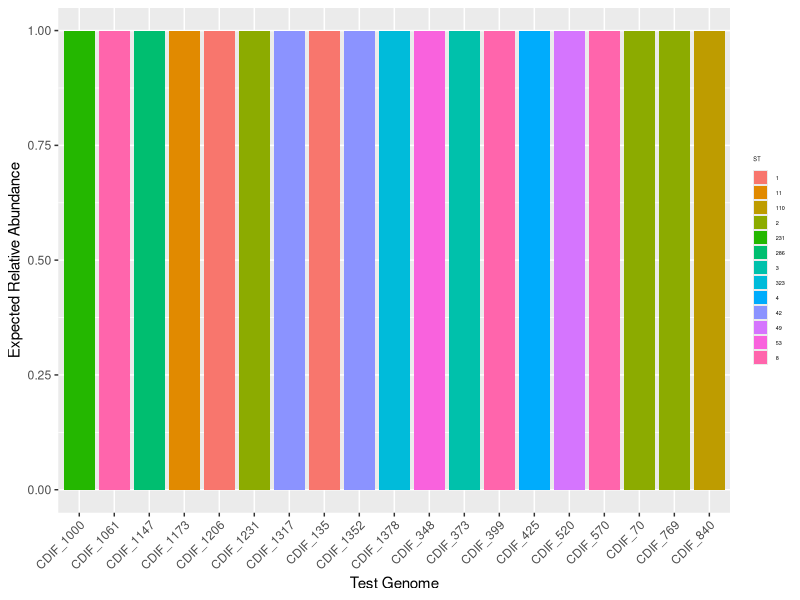
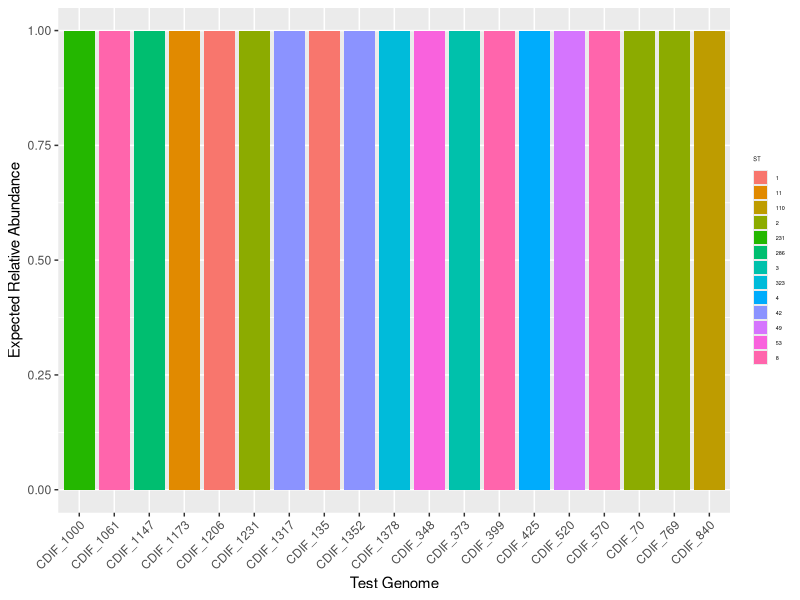
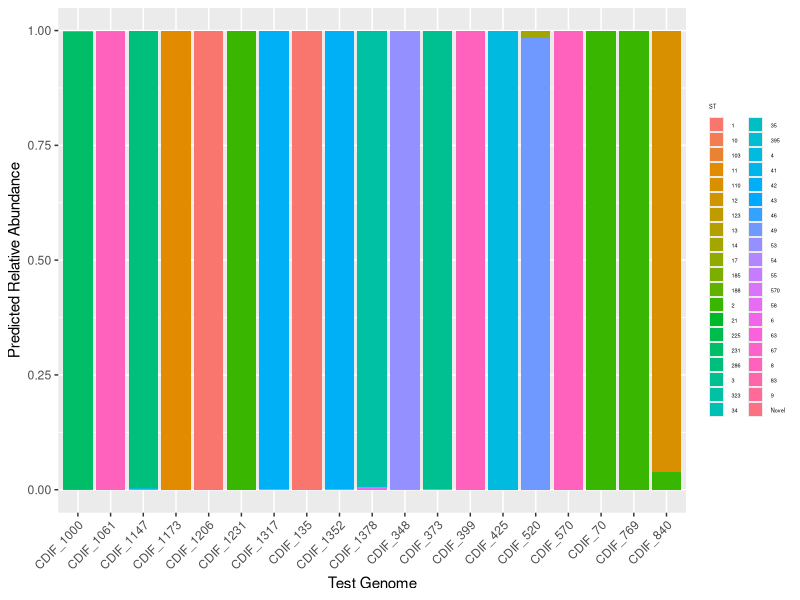
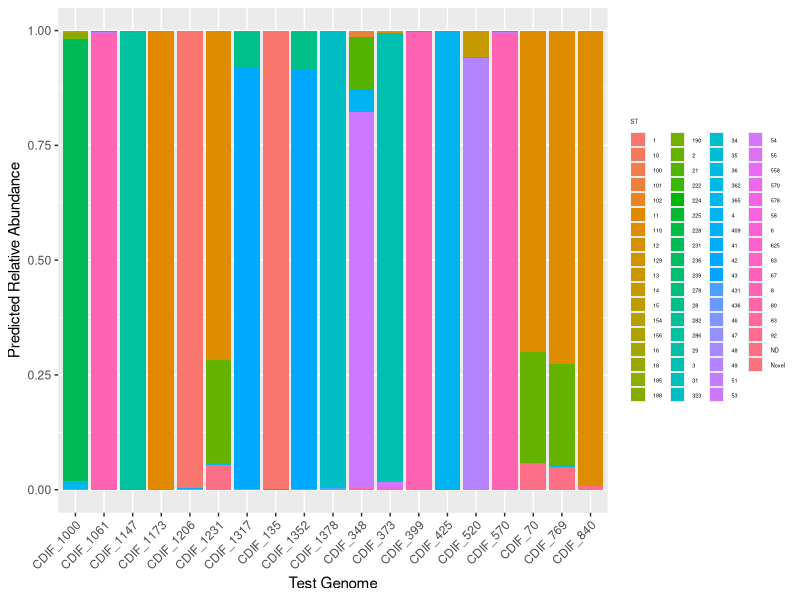

R code for these plots, in order:

library(tidyverse)
library(ggplot2)
library(dplyr)
library(tidyr)



            # Read in data: 
            MLST<-read_tsv('good_genomes_with_st_and_clade.tsv')
            MLST<-MLST %>% rename(ref_strain=genome_id)
            MLST$ref_strain =gsub('_SB','', MLST$ref_strain)
              #Relative abundance matrix 
            Limited_core<-read_csv('StrainEst_abundance_matrix_core.csv')
              #Relative abundance matrix
            Core_test<-read_csv('2021-06-02_core_allGenomes_StrainEst_abundance_matrix.csv')


################## Limited_core: 
#The first dataset we're using is a relative abundance matrix of c. diff genomes that 
#contains limited genomes in the reference database and core variants only. 
#We will first simplify the variable names then merge with the MLST dataset. 

                      #remove The column (test strain)  CDIF_SB_388 .
                      Limited_core = subset(Limited_core, select = -c(CDIF_SB_388__aln_sort.bam) )
                      # Change OTU column name and shorten character strings in ref_Strain in core and MLST
                      Limited_core<-Limited_core %>% rename(ref_strain=OTU)
                      Limited_core$ref_strain =gsub('_R1.*','', Limited_core$ref_strain)
                      Limited_core$ref_strain =gsub('_SB','', Limited_core$ref_strain)


                      # Merge with MLST data. Merge by observations that are in both datasets.
                      merged<- inner_join(Limited_core, MLST, by = "ref_strain")
          
                      # Convert into longer data frame
                      longer_merged <- merged %>% pivot_longer(CDIF_SB_70__aln_sort.bam:CDIF_SB_348__aln_sort.bam, names_to = "test_strain", values_to = "rel_abundance")
              
                          # Shorten character strings for each test strain
                      longer_merged$test_strain =gsub('__aln.*','', longer_merged$test_strain)
                      longer_merged$test_strain =gsub('_SB','', longer_merged$test_strain)
          
                      # First filter to exclude non-matches (relative abundance <0)
                      long3<-longer_merged%>%filter(longer_merged$rel_abundance >0)

# 1) Plot predicted relative abundances of each test genome by Sequence Type (ST)
  # Plot with ST fill
  pred_lim_core<-ggplot(long3, aes(fill=ST, y=rel_abundance, x=test_strain)) + xlab("Test Genome") + 
  ylab("Predicted Relative Abundance")+ labs(fill = "ST")+ 
  geom_bar(position="fill", stat="identity")+ 
  theme(axis.text.x = element_text(angle = 45, hjust=1), 
        legend.title = element_text(size = 4), 
        legend.text = element_text(size = 4),
        legend.key.size = unit(0.75, "lines"))+ #point out these adjustments
    guides(shape = guide_legend(override.aes = list(size = 0.5)), 
           color = guide_legend(override.aes = list(size = 0.5)))
  




                        # Create Actual MLST dataset
                          # First subset test genomes from MLST
                        TSvec<-c(long3$test_strain)
                        MLST2<-filter(MLST, ref_strain %in% TSvec)
                          # Make actual rel_abd variable to show expected relative abundance and ST for each test genome
                        MLST2<-MLST2%>%mutate(actual_rel_abd= ST>0)
                        MLST2$actual_rel_abd [MLST2$actual_rel_abd == "true"] <- 1
                          # Rename actual/predicted variables
                        MLST2<-MLST2%>%rename(actual_ST="ST", test_strain="ref_strain")
          
#   #2)Plot Expected Relative Abundance
          exp_lim<-ggplot(MLST2, aes(fill=actual_ST, y=actual_rel_abd, x=test_strain)) + 
            xlab("Test Genome") + 
            ylab("Expected Relative Abundance") + 
            labs(fill= "ST")+
            geom_bar( position= "fill", stat="identity") + 
            theme(axis.text.x = element_text(angle = 45, hjust=1), 
                  legend.title = element_text(size = 4), 
                  legend.text = element_text(size = 4),
                  legend.key.size = unit(0.75, "lines"))+ #point out these adjustments
            guides(shape = guide_legend(override.aes = list(size = 0.5)), 
                   color = guide_legend(override.aes = list(size = 0.5)))

#  3) Facet predicted ST plot with expected ST plot

  #1)Discuss:Merge actual data with predicted data, based on test strain.
# facet_data <-left_join(long3, MLST2, by="test_strain")
# facet_data<-facet_data[order(facet_data$test_strain),]
# 
#  # 2) Discuss: Convert facet_data into longer dataset
# long_fd<-gather(facet_data, "rel_abd", "rel_abd_value", rel_abundance, actual_rel_abd)
# long_fd<-gather(long_fd, "ST", "ST_value", ST, actual_ST)
# long_fd<-long_fd [-c(153:456), ]
# long_fd<-long_fd[order(long_fd$test_strain, long_fd$rel_abd_value),]

#   #3)Discuss:  Assign name to plot with all data
# pl<-ggplot(long_fd, aes(x=test_strain, y=rel_abd_value, fill = ST_value))  +
#   geom_bar(position="fill", stat="identity")+ xlab("Test Genome") +
#   ylab("Relative Abundance") + labs(fill = "ST") +
#   ggtitle("Limited Genomes Core Variants Reference Database") +
#   theme(axis.text.x = element_text(angle = 45, hjust=1, size=10),
#         axis.text.y=element_text(size=10),
#         axis.title = element_text(size=10),
#         legend.key.size = unit(0.75, 'lines'),
#         legend.text=element_text(size=4),
#         strip.text.x = element_text(size = 10),
#         legend.title=element_text(size=4))+
#   guides(shape = guide_legend(override.aes = list(size = 0.5)), 
#          color = guide_legend(override.aes = list(size = 0.5)))
# 


#     4)    DO: Assign names for strip labels
# abd.labs<-c("Expected","Predicted")
# names(abd.labs)<-c("actual_rel_abd", "rel_abundance")
# st.labs<-c("ST","ST")
# names(st.labs)<-c("actual_ST","ST")

#   #5) Using facet_wrap
# limited_genomes_facet_plot<-pl+facet_wrap(vars(rel_abd, ST),
#                                           ncol=1,
#                                           labeller=labeller(rel_abd=abd.labs, ST=st.labs))
# limited_genomes_facet_plot<-pl+facet_wrap(vars(rel_abd, ST),
#                                   ncol=1,
#                                   labeller=labeller(rel_abd=abd.labs, ST=st.labs),
#                                   strip.position = "bottom")+ #play around with strip.position
#   theme(strip.placement="outside", strip.background=element_blank())#play around with themes
#                                   

# #facet_grid example 
# car <- ggplot(mpg, aes(displ, cty)) + geom_point()
# 
# # Use vars() to supply variables from the dataset:
# car + facet_grid(rows = vars(drv))
# 
# mt <- ggplot(mtcars, aes(mpg, wt, colour = factor(cyl))) +
#   geom_point()
# 
# mt + facet_grid(vars(cyl), scales = "free")





############ All genomes core: This second dataset we're using is a relative abundance matrix of c. diff genomes that 
#contains all genomes in the reference database and core variants only. 

                    # Remove The column (test strain)  CDIF_SB_388 .
                    Core_test = subset(Core_test, select = -c(CDIF_SB_388__aln_sort.bam) )
                    #Rename first column (reference strain)
                    Core_test<-Core_test %>% rename(ref_strain=OTU)
                    
                    #Shorten character strings in ref_Strain
                    Core_test$ref_strain =gsub('_R1.*','', Core_test$ref_strain)
                    Core_test$ref_strain =gsub('_SB','', Core_test$ref_strain)
      
      
                    # Merge observations that are in both datasets
                    merged3<- inner_join(Core_test, MLST, by = "ref_strain")
                    # Convert into longer data frame
                    longer_merged3 <- merged3 %>% pivot_longer(CDIF_SB_70__aln_sort.bam:CDIF_SB_348__aln_sort.bam, names_to = "Test Strain", values_to = "Relative Abundances")
      
                    #rename
                    longer_merged3<-longer_merged3 %>% rename(test_strain= "Test Strain")
                    longer_merged3<-longer_merged3 %>% rename(rel_abundance= "Relative Abundances")
                    #shorten strings
                    longer_merged3$test_strain =gsub('__aln.*','', longer_merged3$test_strain)
                    longer_merged3$test_strain =gsub('_SB','', longer_merged3$test_strain)
                    #filter to exclude irrelevant ST/ref strains
                    longer_merged_3<-longer_merged3%>%filter(longer_merged3$rel_abundance >0)
                    


# 1) Plot predicted relative abundance 
   # Make plot with ST fill
   pred_all_core<-ggplot(longer_merged_3, aes(fill=ST, y=rel_abundance, x=test_strain)) + 
     xlab("Test Genome") + ylab("Predicted Relative Abundance")+ 
     labs(fill = "ST")+ geom_bar(position="fill", stat="identity")+ 
     theme(axis.text.x = element_text(angle = 45, hjust=1), 
           legend.title = element_text(size = 4), 
           legend.text = element_text(size = 4),
           legend.key.size = unit(0.75, "lines"))+ #point out these adjustments
     guides(shape = guide_legend(override.aes = list(size = 0.5)), 
            color = guide_legend(override.aes = list(size = 0.5)))



              #Subset test genomes from MLST
              TSvec7<-c(longer_merged_3$test_strain)
              MLST2<-filter(MLST, ref_strain %in% TSvec7)
              #add actual rel_abd
              MLST2<-MLST2%>%mutate(actual_rel_abd= ST>0)
              #Rename actual/predicted variables
              MLST2<-MLST2%>%rename(actual_ST="ST", test_strain="ref_strain")
              MLST2$actual_rel_abd [MLST2$actual_rel_abd == "true"] <- 1

# 2) Plot Expected ST rel_abundance             
exp_all<- ggplot(MLST2, aes(fill=actual_ST, y=actual_rel_abd, x=test_strain)) +
  xlab("Test Genome") +
  ylab("Expected Relative Abundance") + 
  labs(fill="ST")+
  geom_bar( position= "fill", stat="identity") + 
  theme(axis.text.x = element_text(angle = 45, hjust=1), 
        legend.title = element_text(size = 4), 
        legend.text = element_text(size = 4),
        legend.key.size = unit(0.75, "lines"))+ #point out these adjustments
  guides(shape = guide_legend(override.aes = list(size = 0.5)), 
         color = guide_legend(override.aes = list(size = 0.5)))


              # Facet full ST plot with actual ST plot
              # Merge with actual MLST dataset
              h8<-left_join(longer_merged_3, MLST2, by="test_strain")
              h8<-h8[order(h8$test_strain),]
              #gather group_plot into longer dataset
              lh8<-gather(h8, "rel_abd", "rel_abd_value", rel_abundance, actual_rel_abd)
              lh8<-gather(lh8, "ST", "ST_value", ST, actual_ST)
              lh8<-lh8 [-c(283:846), ]
              lh8<-lh8[order(lh8$test_strain, lh8$rel_abd_value),]
#               
# 
# 2) Facet plots together
# p8<-ggplot(lh8, aes(x=test_strain, y=rel_abd_value, fill = ST_value))  +
#   geom_bar(position="fill", stat="identity")+ xlab("Test Genome") + ylab("Relative Abundance") +
#   labs(fill = "Sequence Type") +ggtitle(" All Genomes Core with Test Strains") +
#   theme(axis.text.x = element_text(angle = 45, hjust=1, size=10),
#         axis.text.y=element_text(size=10),
#         axis.title = element_text(size=10),
#         legend.key.size = unit(0.75, 'lines'),
#         legend.text=element_text(size=4),
#         strip.text.x = element_text(size = 10),
#         legend.title=element_text(size=4))+
#   guides(shape = guide_legend(override.aes = list(size = 0.5)), 
#          color = guide_legend(override.aes = list(size = 0.5)))
# 
# all_genomes_facet_plot<-p8+facet_wrap(vars(rel_abd, ST),
#                                       ncol=1,labeller=labeller(rel_abd=abd.labs, ST=st.labs))
# 
# 

